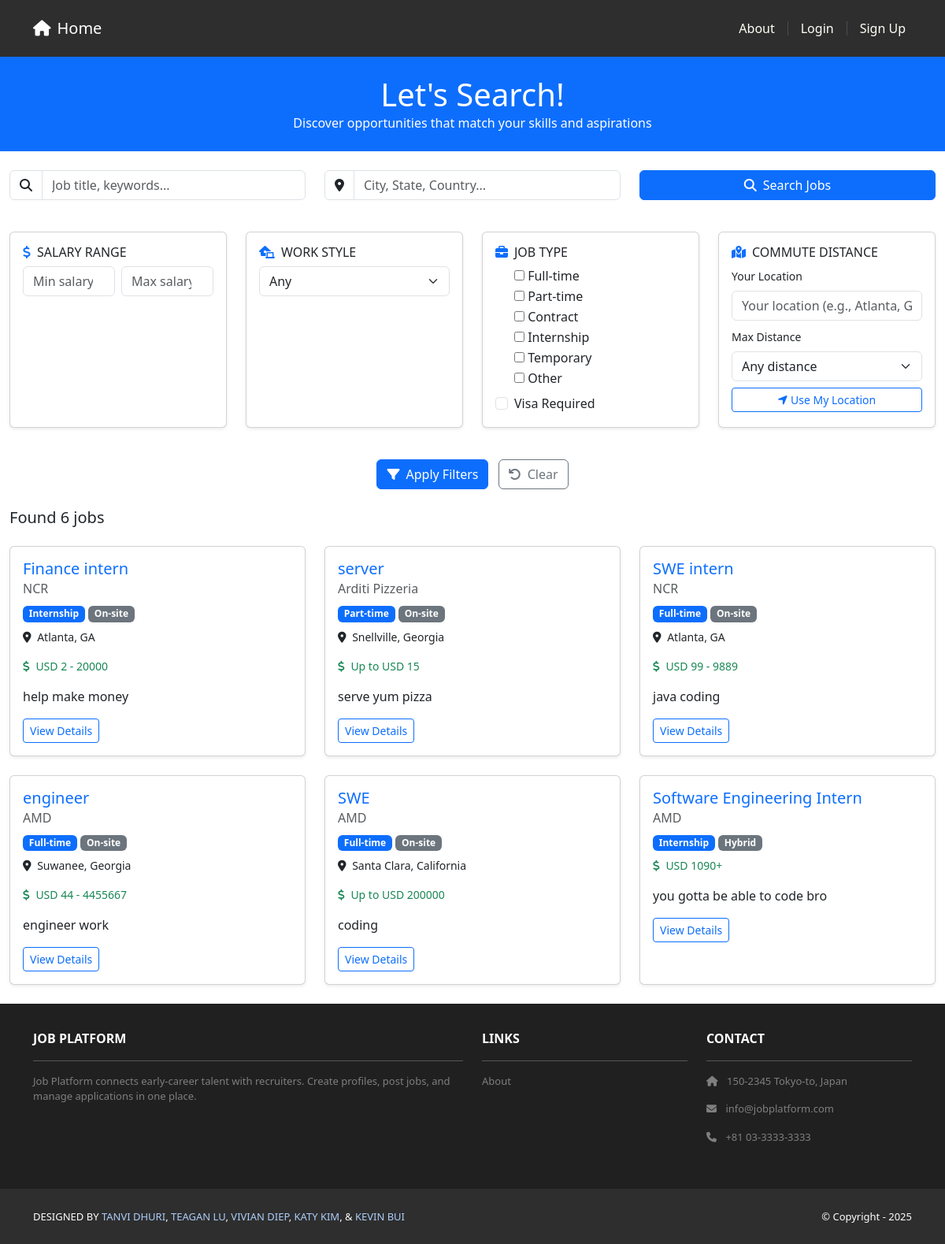
The app's page /jobs/, older data.
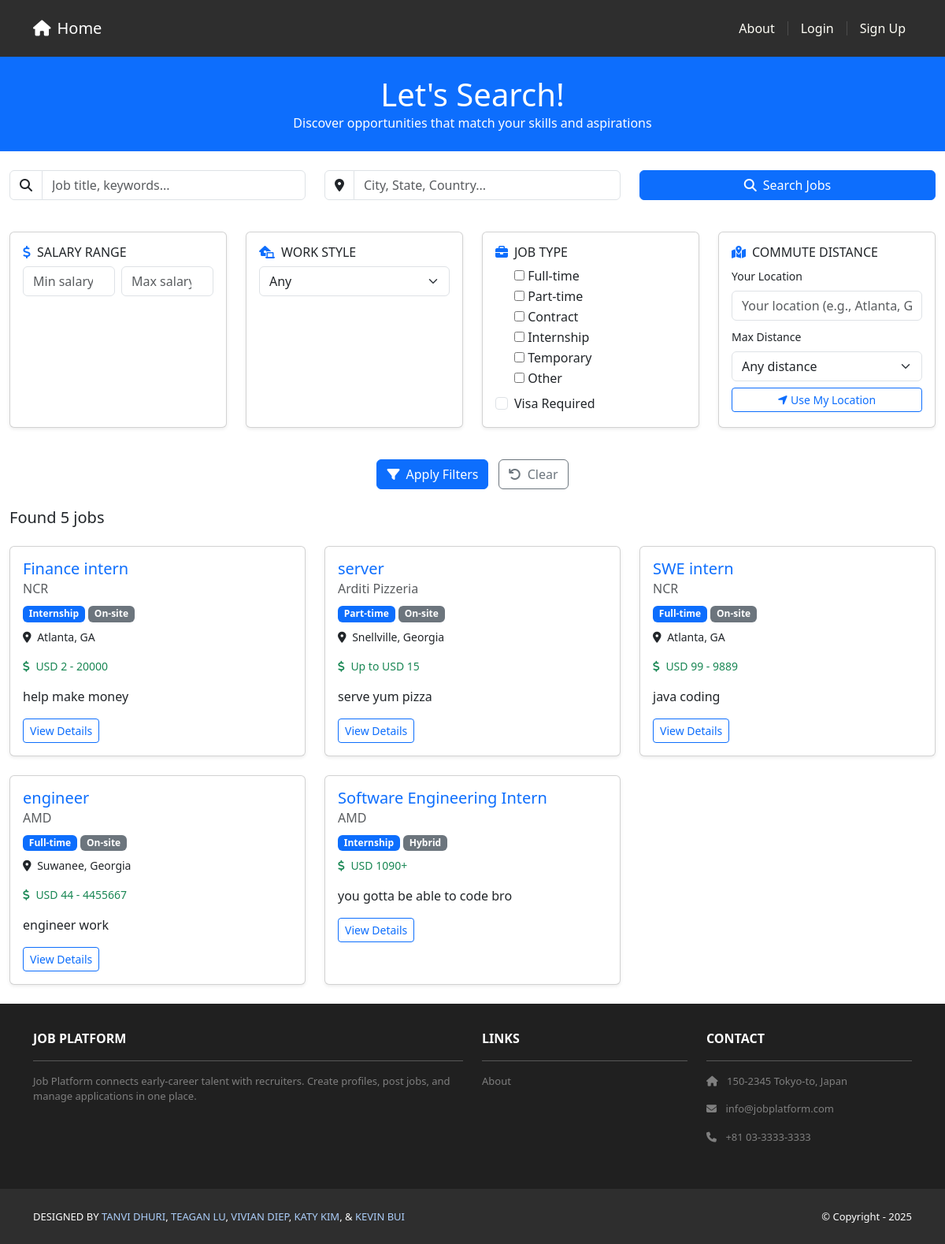
The same page, newer data.
### jobs/models.py (models this page shows, shortened)
class Job(models.Model):
    objects = JobManager()
    class Status(models.TextChoices):
        DRAFT = 'draft', 'Draft'
        PUBLISHED = 'published', 'Published'
        CLOSED = 'closed', 'Closed'
    class EmploymentType(models.TextChoices):
        FULL_TIME = 'full_time', 'Full-time'
        PART_TIME = 'part_time', 'Part-time'
        CONTRACT = 'contract', 'Contract'
        INTERNSHIP = 'internship', 'Internship'
        TEMPORARY = 'temporary', 'Temporary'
        OTHER = 'other', 'Other'
    class WorkMode(models.TextChoices):
        REMOTE = 'remote', 'Remote'
        HYBRID = 'hybrid', 'Hybrid'
        ON_SITE = 'on_site', 'On-site'
    company = models.ForeignKey(Company, on_delete=models.PROTECT, related_name='jobs')
    title = models.CharField(max_length=255)
    description = models.TextField()
    required_skills = models.TextField(blank=True, help_text='Required skills (one per line or comma-separated)')
    employment_type = models.CharField(max_length=20, choices=EmploymentType.choices)
    work_mode = models.CharField(max_length=20, choices=WorkMode.choices)
    visa_required = models.BooleanField(default=False)
    salary_min = models.DecimalField(max_digits=12, decimal_places=2, null=True, blank=True)
    salary_max = models.DecimalField(max_digits=12, decimal_places=2, null=True, blank=True)
    currency = models.CharField(max_length=3, default='USD')
    office_location = models.ForeignKey(OfficeLocation, on_delete=models.SET_NULL, null=True, blank=True)
    status = models.CharField(max_length=12, choices=Status.choices, default=Status.DRAFT)
    slug = models.SlugField(max_length=300, unique=True, blank=True)
    posted_by = models.ForeignKey(settings.AUTH_USER_MODEL, on_delete=models.PROTECT, related_name='posted_jobs')
    published_at = models.DateTimeField(null=True, blank=True)
    unpublished_at = models.DateTimeField(null=True, blank=True)
    created_at = models.DateTimeField(auto_now_add=True)
    updated_at = models.DateTimeField(auto_now=True)

### companies/models.py (models this page shows, shortened)
class Company(models.Model):
    name = models.CharField(max_length=255, unique=True)
    website = models.URLField(blank=True)
    description = models.TextField(blank=True)

class OfficeLocation(models.Model):
    company = models.ForeignKey(Company, on_delete=models.CASCADE, related_name='office_locations')
    address = models.CharField(max_length=512)
    city = models.CharField(max_length=100, blank=True)
    state = models.CharField(max_length=100, blank=True)
    country = models.CharField(max_length=100, blank=True)
    postal_code = models.CharField(max_length=20, blank=True)
    latitude = models.FloatField(null=True, blank=True)
    longitude = models.FloatField(null=True, blank=True)

### jobs/views.py (the view, shortened to what this page needs)
# urls.py: path('', views.JobSearchView.as_view(), name='public_list'),
class JobSearchView(ListView):
    model = Job
    template_name = 'jobs/public_list.html'
    context_object_name = 'jobs'
    paginate_by = 20
    def get_queryset(self):
        queryset = Job.objects.filter(status=Job.Status.PUBLISHED).select_related('company', 'office_location').order_by('-published_at', '-updated_at')
        form = JobSearchForm(self.request.GET)
        if form.is_valid():
            cleaned_data = form.cleaned_data
            if cleaned_data.get('work_mode'):
                queryset = queryset.filter(work_mode=cleaned_data['work_mode'])
            employment_types = cleaned_data.get('employment_type')
            if employment_types:
                queryset = queryset.filter(employment_type__in=employment_types)
            if cleaned_data.get('salary_min'):
                queryset = queryset.filter(salary_min__gte=cleaned_data['salary_min'])
            if cleaned_data.get('salary_max'):
                queryset = queryset.filter(salary_max__lte=cleaned_data['salary_max'])
            if cleaned_data.get('visa_required') is not None:
                queryset = queryset.filter(visa_required=cleaned_data['visa_required'])
            commute_lat = cleaned_data.get('commute_lat')
            commute_lng = cleaned_data.get('commute_lng')
            commute_radius = cleaned_data.get('commute_radius')
        return queryset
    def get_context_data(self, **kwargs):
        context = super().get_context_data(**kwargs)
        context['form'] = JobSearchForm(self.request.GET)
        context['GOOGLE_MAPS_API_KEY'] = settings.GOOGLE_MAPS_API_KEY
        form = JobSearchForm(self.request.GET)
        if form.is_valid():
            active_filters = {}
            for field_name, value in form.cleaned_data.items():
                if value:
                    if isinstance(value, list):
                        active_filters[field_name] = ', '.join(value)
                    elif field_name in ['salary_min', 'salary_max'] and value:
                        active_filters[field_name] = f"${value:,.0f}"
                    elif value not in [None, '', [], False]:
                        active_filters[field_name] = str(value)
            context['active_filters'] = active_filters
        return context

### jobs/manager.py (called while the page is built)
    def get_queryset(self):
        return JobQuerySet(self.model, using=self._db)

### jobs/templates/jobs/public_list.html (shortened to what the changed rows need)
{% extends 'base.html' %}
{% load static %}
{% block content %}
<header class="masthead bg-primary text-white text-center py-4">
    <div class="container d-flex align-items-center flex-column">
        <h1 class="masthead-heading mb-0">Let's Search!</h1>
    </div>
</header>
<div class="container-fluid mt-4">
    <form method="get" action="{% url 'jobs:job_search' %}" id="searchForm">
        <div class="row mb-4">
            <div class="col-lg-3 col-md-6 mb-3">
                <div class="card shadow-sm h-100">
                    <div class="card-body">
                        {% for checkbox in form.employment_type %}
                            <div class="form-check">
                                {{ checkbox.tag }}
                                <label class="form-check-label" for="{{ checkbox.id_for_label }}">
                                    {{ checkbox.choice_label }}
                                </label>
                            </div>
                        {% endfor %}
                    </div>
                </div>
            </div>
        </div>
    </form>
    <div class="row mb-3">
        <div class="col-12">
            <h5>Found {{ page_obj.paginator.count }} job{{ page_obj.paginator.count|pluralize }}</h5>
        </div>
    </div>
    <div class="row">
        {% for job in page_obj %}
        <div class="col-md-6 col-lg-4 mb-4">
            <div class="card h-100 shadow-sm">
                <div class="card-body">
                    <h5 class="card-title">
                        <a href="{% url 'jobs:public_detail' pk=job.pk slug=job.slug %}" class="text-decoration-none">
                            {{ job.title }}
                        </a>
                    </h5>
                    <h6 class="card-subtitle mb-2 text-muted">{{ job.company.name }}</h6>
                    <div class="mb-2">
                        <span class="badge bg-primary">{{ job.get_employment_type_display }}</span>
                        <span class="badge bg-secondary">{{ job.get_work_mode_display }}</span>
                    </div>
                    {% if job.office_location %}
                    <p class="card-text small">
                        <i class="fas fa-map-marker-alt me-1"></i>
                        {{ job.office_location.city }}{% if job.office_location.state %}, {{ job.office_location.state }}{% endif %}
                    </p>
                    {% endif %}
                    {% if job.salary_min or job.salary_max %}
                    <p class="card-text small text-success">
                        <i class="fas fa-dollar-sign me-1"></i>
                        {% if job.salary_min and job.salary_max %}
                            {{ job.currency }} {{ job.salary_min|floatformat:0 }} - {{ job.salary_max|floatformat:0 }}
                        {% elif job.salary_min %}
                            {{ job.currency }} {{ job.salary_min|floatformat:0 }}+
                        {% else %}
                            Up to {{ job.currency }} {{ job.salary_max|floatformat:0 }}
                        {% endif %}
                    </p>
                    {% endif %}
                    <p class="card-text">{{ job.description|truncatewords:20 }}</p>
                    <a href="{% url 'jobs:public_detail' pk=job.pk slug=job.slug %}" class="btn btn-outline-primary btn-sm">
                        View Details
                    </a>
                </div>
            </div>
        </div>
        {% endfor %}
    </div>
</div>
{% endblock %}

Row changes from the older to the newer data that the page shows:
no longer on this page (row edited): Job: title "SWE", company.name "AMD", employment_type "Full-time", work_mode "On-site", office_location.city "Santa Clara", office_location.state "California", currency "USD", salary_max "200000", description "coding"
Text that changed along with them:
{{ page_obj.paginator.count }}: "6" → "5"
